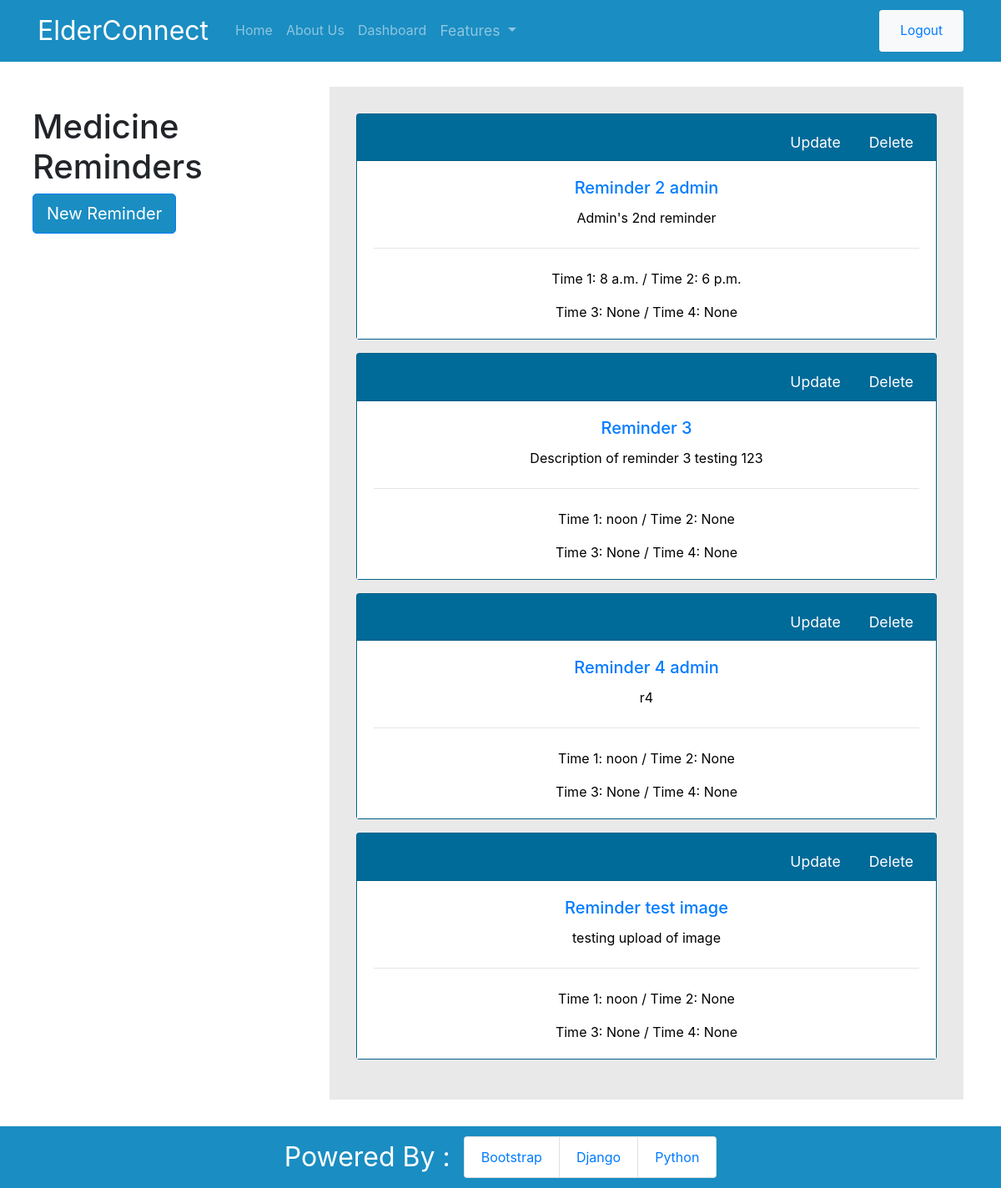
The app's page /reminders/ (signed in) with its own data.
### app/models.py (models this page shows, shortened)
class Reminder(models.Model):
    title = models.CharField(max_length=100)
    description = models.CharField(max_length=300)
    date_current = models.DateField(default=date.today)
    date_end = models.DateField()
    time_1 = models.TimeField()
    time_2 = models.TimeField(blank=True, null=True)
    time_3 = models.TimeField(blank=True, null=True)
    time_4 = models.TimeField(blank=True, null=True)
    medicine_image = models.ImageField(default='default.jpg', upload_to='reminders')
    user = models.ForeignKey(User, on_delete=models.CASCADE)

### app/views.py (the view)
# urls.py: path('reminders/', views.ReminderListView.as_view(), name='reminders'),
class ReminderListView(ListView):
    model = Reminder
    fields = ['title', 'date_current', 'time_1', 'time_2', 'time_3', 'time_4']
    template_name = 'app/reminders.html'
    context_object_name = 'reminders'
    paginate_by = 5
    def get_queryset(self):
        return Reminder.objects.filter(user=self.request.user).order_by('time_1')

### app/templates/app/reminders.html (shortened to what this page needs)
{% extends 'app/base.html' %}
{% block content %}
<div class="reminders-page">
    <div class="row container-fluid">
        <div class="col-md-4 pl-4 mt-4">
            <h1>Medicine Reminders</h1>
            <a href="{% url 'reminder-create' %}" class="btn btn-lg btn-outline-primary new-reminder">New Reminder</a>
        </div>
        <div class="col-md-8 reminders-page-list">
        {% for reminder in reminders %}
            <div class="card mb-3 text-center">
                <div class="card-header">
                    <ul class="nav nav-tabs card-header-tabs justify-content-end">
                        <li class="nav-item">
                            <a class="nav-link card-link-button" href="{% url 'reminder-update' reminder.id %}">Update</a>
                        </li>
                        <li class="nav-item">
                            <a class="nav-link card-link-button card-link-delete" href="{% url 'reminder-delete' reminder.id %}">Delete</a>
                        </li>
                    </ul>
                </div>
                <div class="card-body reminder-card-body">
                    <h5 class="card-title">
                        <a href="{% url 'reminder-detail' reminder.id %}">{{ reminder.title }}</a>
                    </h5>
                    <p class="card-text">{{ reminder.description }}</p>
                    <hr class="my-4"/>
                    <p class="card-text">
                        Time 1: {{reminder.time_1 }} / Time 2: {{reminder.time_2 }}
                    </p>
                    <p class="card-text">
                        Time 3: {{reminder.time_3 }} / Time 4: {{reminder.time_4 }}
                    </p>
                </div>
            </div>
        {% endfor %}
        </div>
    </div>
</div>
{% endblock content %}

### app/static/app/main.css (style rules this page uses)
.base-body { margin-top: 6.5em; }
.bg-footer-header, .new-reminder { background-color: #1A8DC2; color: white; }
.card { background-color: #006E9E; color: white; }
.nav-item { font-size: 1.1em; }
.reminder-card-title, .card-link-button, .new-reminder { color: white; }
.reminders-page { margin-bottom: 2em; }
.reminders-page-list { padding: 2em; background-color: #E9E9E9; }
.reminder-card-body { background-color: white; color: black; }

### records on screen
Reminder: title "Reminder 2 admin", description "Admin's 2nd reminder", time_1 "8 a.m.", time_2 "6 p.m.", time_3 "None", time_4 "None"
Reminder: title "Reminder 3", description "Description of reminder 3 testing 123", time_1 "noon", time_2 "None", time_3 "None", time_4 "None"
Reminder: title "Reminder 4 admin", description "r4", time_1 "noon", time_2 "None", time_3 "None", time_4 "None"
Reminder: title "Reminder test image", description "testing upload of image", time_1 "noon", time_2 "None", time_3 "None", time_4 "None"
